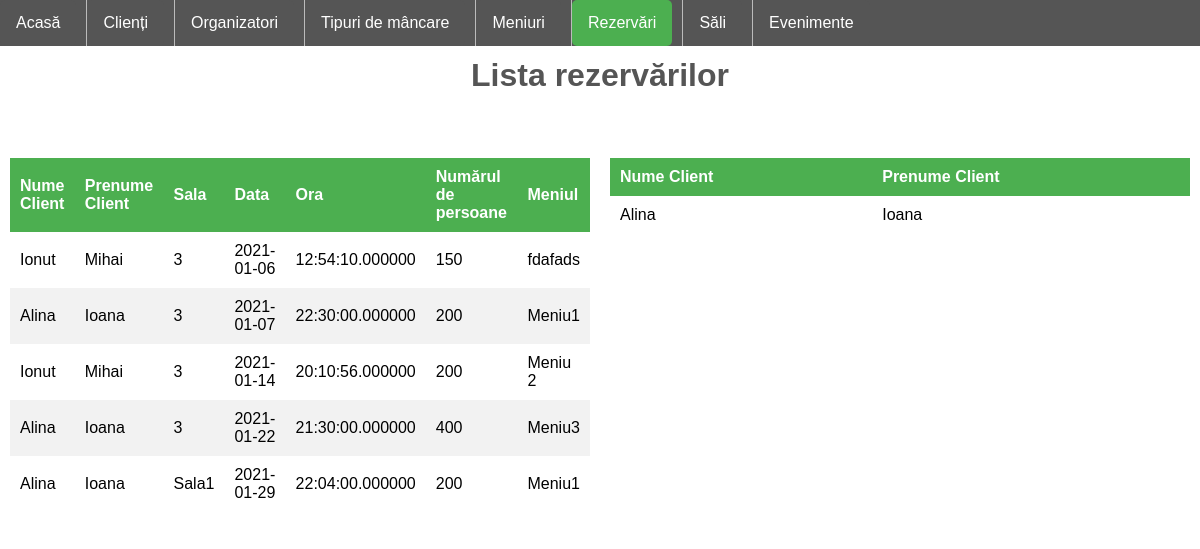
/PHP/rezervari.php, run on the app's committed database.
### tables this page shows
CREATE TABLE `rezervari` (
  `idRezervare` int(11) NOT NULL,
  `data` date NOT NULL,
  `ora` time(6) NOT NULL,
  `nr_pers` int(11) NOT NULL,
  `idSala` int(11) NOT NULL,
  `id` int(11) NOT NULL,
  `idMeniu` int(11) NOT NULL
);

CREATE TABLE `clienti` (
  `id` int(11) NOT NULL,
  `nume` varchar(255) NOT NULL,
  `prenume` varchar(255) NOT NULL,
  `telefon` int(11) NOT NULL,
  `email` varchar(255) NOT NULL,
  `adresa` varchar(255) NOT NULL
);

CREATE TABLE `sala` (
  `idSala` int(11) NOT NULL,
  `denumire_sala` varchar(255) NOT NULL,
  `marime_sala` int(11) NOT NULL,
  `capacitate_sala` int(11) NOT NULL,
  `pret_inchiriere` int(11) NOT NULL,
  `idBallroom` int(11) NOT NULL
);

CREATE TABLE `meniu` (
  `idBallroom` int(11) NOT NULL,
  `idMancare` int(11) NOT NULL,
  `denumire_meniu` varchar(255) NOT NULL,
  `pret_meniu` int(11) NOT NULL,
  `idMeniu` int(11) NOT NULL
);

### PHP/rezervari.php (the view, shortened to what this page needs)
<!DOCTYPE html>
<!DOCTYPE html>
<html>
<head>
	<link rel="stylesheet" type="text/css">
</head>
<body>
	<ul class="a">
  		<li class="a"><a href="home.php">Acasă</a></li>
  		<li class="a"><a href="clienti.php">Clienți</a>
  		<li class="a"><a href="organizatori.php">Organizatori</a></li>
  		<li class="a"><a href="mancare.php">Tipuri de mâncare</a></li>
  		<li class="a"><a href="meniuri.php ">Meniuri</a></li>
  		<li class="a"><a class ="active" href="rezervari.php">Rezervări</a></li>
  		<li class="a"><a href="sali.php">Săli</a></li>
  		<li class="a"><a href="evenimente.php">Evenimente</a></li>
	</ul>
	<br>
	<br>
	<h1>Lista rezervărilor</h1>
	<p>
	<?php
		$conn = new mysqli('localhost', 'root', '', 'ballroom');
		$sql = "SELECT * from sala INNER JOIN rezervari ON sala.idSala = rezervari.idSala ";
		$sql1 = "SELECT * from meniu INNER JOIN rezervari ON meniu.idMeniu = rezervari.idMeniu";
		$sql2 = "SELECT * from clienti INNER JOIN rezervari ON clienti.id = rezervari.id";
		$result = mysqli_query($conn, $sql);
		$result1 =  mysqli_query($conn, $sql1);
		$result2 = mysqli_query($conn, $sql2);
	?>
	<div class="row">
	<div class="column">
		<table class ="table">
			<thead>
				<tr>
					<th>Nume Client</th>
					<th>Prenume Client</th>
					<th>Sala</th>
					<th>Data</th>
					<th>Ora</th>
					<th>Numărul de persoane</th>
					<th>Meniul</th>
				</tr>
			</thead>
			<?php
				while ($row = $result->fetch_assoc() AND $row1 = $result1->fetch_assoc() AND $row2 = $result2->fetch_assoc()): ?>
					<tr>
						<td><?php echo $row2['nume']; ?></td>
						<td><?php echo $row2['prenume']; ?></td>
						<td><?php echo $row['denumire_sala']; ?></td>
						<td><?php echo $row['data']; ?></td>
						<td><?php echo $row['ora']; ?></td>
						<td><?php echo $row['nr_pers']; ?></td>
						<td><?php echo $row1['denumire_meniu']; ?></td>
					</tr>
			<?php endwhile; ?>
		</table>
	</div>
		<div class="column">
			<table class ="table">
				<thead>
					<tr>
						<th>Nume Client</th>
						<th>Prenume Client</th>
					</tr>
				</thead>
			<?php
				$sql = "SELECT nume, prenume FROM clienti WHERE id = (SELECT id from rezervari WHERE data  = '2021-01-29') ";
					$result = mysqli_query($conn, $sql);
				while ($row = $result->fetch_assoc()): ?>
					<tr>
						<td><?php echo $row['nume']; ?></td>
						<td><?php echo $row['prenume']; ?></; ?></td>
					</tr>
			<?php endwhile; ?>
		</table>
	</div>
	</div>
	</p>
</body>
</html>

### PHP/rezervari.php (style rules this page uses)
* { box-sizing: border-box; font-family: sans-serif; -webkit-font-smoothing: antialiased; -moz-osx-font-smoothing: grayscale; }
body { margin: 0; background-repeat: no-repeat; background-attachment: fixed; background-size: auto; background-position: left bottom; display: flex; justify-content: top; height: 100vh; flex-direction: column; }
ul.a { list-style-type: none; margin: 0; padding: 0; overflow: hidden; background-color: #555; position: fixed; width: 100%; }
li { float: left; border-right: 1px solid #bbb; }
li:last-child { border-right: none; }
li a, .dropbtn { display: inline-block; color: white; text-align: center; padding: 14px 16px; text-decoration: none; }
.active { background-color: #4CAF50; }
a { float:right; background: #555; padding: 10px 15px; color: #fff; border-radius: 5px; margin-right: 10px; border: none; text-decoration: none; }
h1 { text-align: center; color: #555; }
table { border-collapse: collapse; width: 100%; }
th, td { text-align: left; padding: 10px; }
tr:nth-child(even) { background-color: #f2f2f2 }
th { background-color: #4CAF50; color: white; }
.row:after { content: ""; display: table; clear: both; }
.column { float: left; width: 50%; padding: 10px; }

### data on the page
rezervari: id.nume "Ionut", id.prenume "Mihai", idSala.denumire_sala "3", data "2021-01-06", ora "12:54:10.000000", nr_pers "150", idMeniu.denumire_meniu "fdafads"
rezervari: id.nume "Alina", id.prenume "Ioana", idSala.denumire_sala "3", data "2021-01-07", ora "22:30:00.000000", nr_pers "200", idMeniu.denumire_meniu "Meniu1"
rezervari: id.nume "Ionut", id.prenume "Mihai", idSala.denumire_sala "3", data "2021-01-14", ora "20:10:56.000000", nr_pers "200", idMeniu.denumire_meniu "Meniu 2"
rezervari: id.nume "Alina", id.prenume "Ioana", idSala.denumire_sala "3", data "2021-01-22", ora "21:30:00.000000", nr_pers "400", idMeniu.denumire_meniu "Meniu3"
rezervari: id.nume "Alina", id.prenume "Ioana", idSala.denumire_sala "Sala1", data "2021-01-29", ora "22:04:00.000000", nr_pers "200", idMeniu.denumire_meniu "Meniu1"
clienti: nume "Alina", prenume "Ioana"
